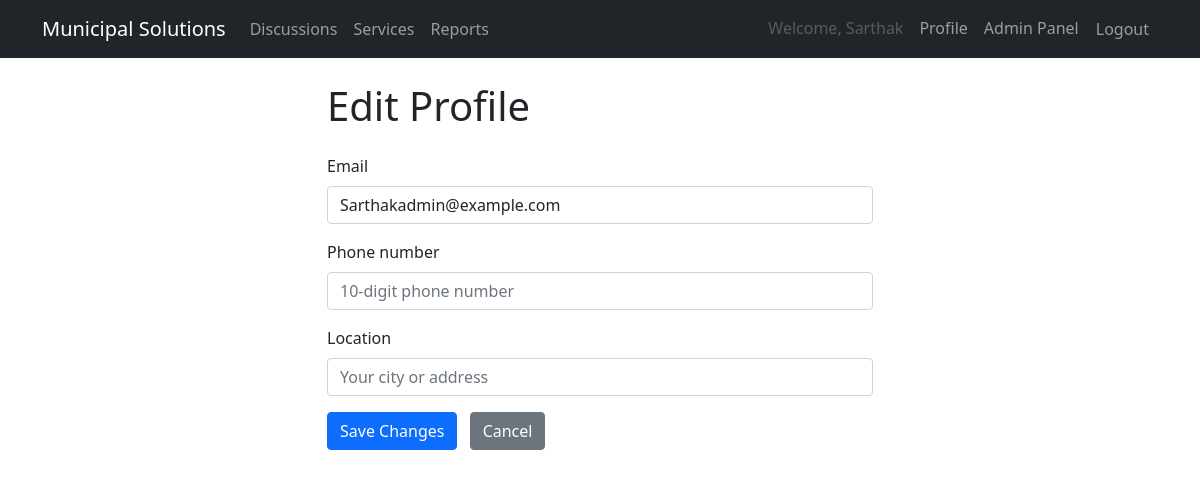
The app's page /accounts/profile/edit/ (signed in), older data.
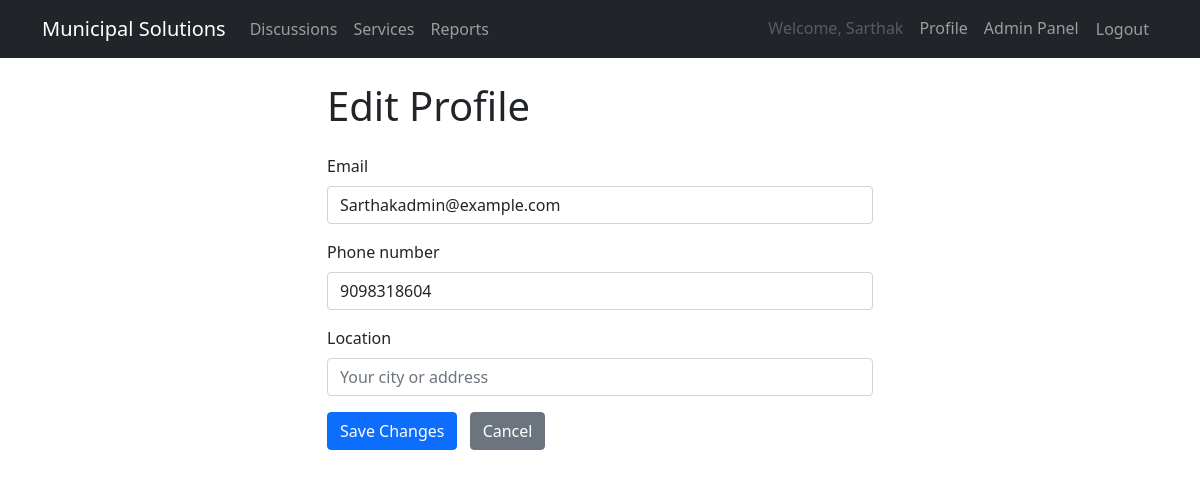
The same page, newer data.
### accounts/models.py (models this page shows, shortened)
class CustomUser(AbstractUser):
    is_admin     = models.BooleanField(default=False)
    phone_number = models.CharField(max_length=20, blank=True)
    address      = models.TextField(blank=True)
    email        = models.EmailField(unique=True)

### accounts/views.py (the view)
# urls.py: path('profile/edit/', views.edit_profile, name='edit_profile'),
@login_required
def edit_profile(request):
    if request.method == 'POST':
        form = EditProfileForm(request.POST)
        if form.is_valid():
            u = request.user
            u.email            = form.cleaned_data['email']
            u.phone_number     = form.cleaned_data['phone_number']
            u.profile.location = form.cleaned_data['location']
            u.save()
            u.profile.save()
            return redirect('profile')
    else:
        form = EditProfileForm(initial={
            'email':        request.user.email,
            'phone_number': request.user.phone_number,
            'location':     request.user.profile.location,
        })
    return render(request, 'accounts/edit_profile.html', {
        'form': form
    })

### accounts/forms.py (shortened to what this page needs)
class EditProfileForm(forms.Form):
    email        = forms.EmailField(
        label="Email",
        widget=forms.EmailInput({
            'class':       'form-control',
            'placeholder': 'you@example.com',
            'required':    'required'
        })
    )
    phone_number = forms.CharField(
        label="Phone number",
        widget=forms.TextInput({
            'class':       'form-control',
            'placeholder': '10-digit phone number',
            'required':    'required',
            'pattern':     r'\d{10}',
            'title':       'Enter exactly 10 digits.'
        })
    )
    location     = forms.CharField(
        label="Location",
        required=False,
        widget=forms.TextInput({
            'class':        'form-control',
            'placeholder':  'Your city or address'
        }),
        max_length=255
    )

### templates/accounts/edit_profile.html (shortened to what this page needs)
{% extends 'base.html' %}
{% block content %}
<div class="row justify-content-center">
  <div class="col-md-6">
    <h1 class="mb-4">Edit Profile</h1>
    <form method="post" novalidate>
      {% for field in form %}
        <div class="mb-3">
          <label for="{{ field.id_for_label }}" class="form-label">{{ field.label }}</label>
          {{ field }}
        </div>
      {% endfor %}
      <button type="submit" class="btn btn-primary">Save Changes</button>
      <a href="{% url 'profile' %}" class="btn btn-secondary ms-2">Cancel</a>
    </form>
  </div>
</div>
{% endblock %}

### templates/base.html (shortened to what this page needs)
<!DOCTYPE html>
<html>
<head>
    <link href="https://cdn.jsdelivr.net/npm/bootstrap@5.1.3/dist/css/bootstrap.min.css" rel="stylesheet">
</head>
<body>
<nav class="navbar navbar-expand-lg navbar-dark bg-dark">
  <div class="container">
    <a class="navbar-brand" href="{% url 'home' %}">Municipal Solutions</a>
    <div class="collapse navbar-collapse" id="mainNav">
      <ul class="navbar-nav me-auto mb-2 mb-lg-0">
        <li class="nav-item">
          <a class="nav-link" href="{% url 'discussions' %}">Discussions</a>
        </li>
        <li class="nav-item">
          <a class="nav-link" href="{% url 'service_page' %}">Services</a>
        </li>
        <li class="nav-item">
          <a class="nav-link" href="{% url 'reports' %}">Reports</a>
        </li>
      </ul>
      <ul class="navbar-nav mb-2 mb-lg-0">
        {% if user.is_authenticated %}
          <li class="nav-item">
            <span class="nav-link disabled">Welcome, {{ user.username }}</span>
          </li>
          <li class="nav-item">
            <a class="nav-link" href="{% url 'profile' %}">Profile</a>
          </li>
          {% if user.is_admin %}
            <li class="nav-item">
              <a class="nav-link" href="{% url 'admin:index' %}">Admin Panel</a>
            </li>
          {% endif %}
          <li class="nav-item">
            <form method="post" action="{% url 'logout' %}">
              <button type="submit" class="nav-link btn btn-link">Logout</button>
            </form>
          </li>
        {% endif %}
      </ul>
    </div>
  </div>
</nav>
<div class="container mt-4">
  {% block content %}{% endblock %}
</div>
</body>
</html>

Row changes from the older to the newer data that the page shows:
changed CustomUser "Sarthak": phone_number (not shown) → "9098318604"
